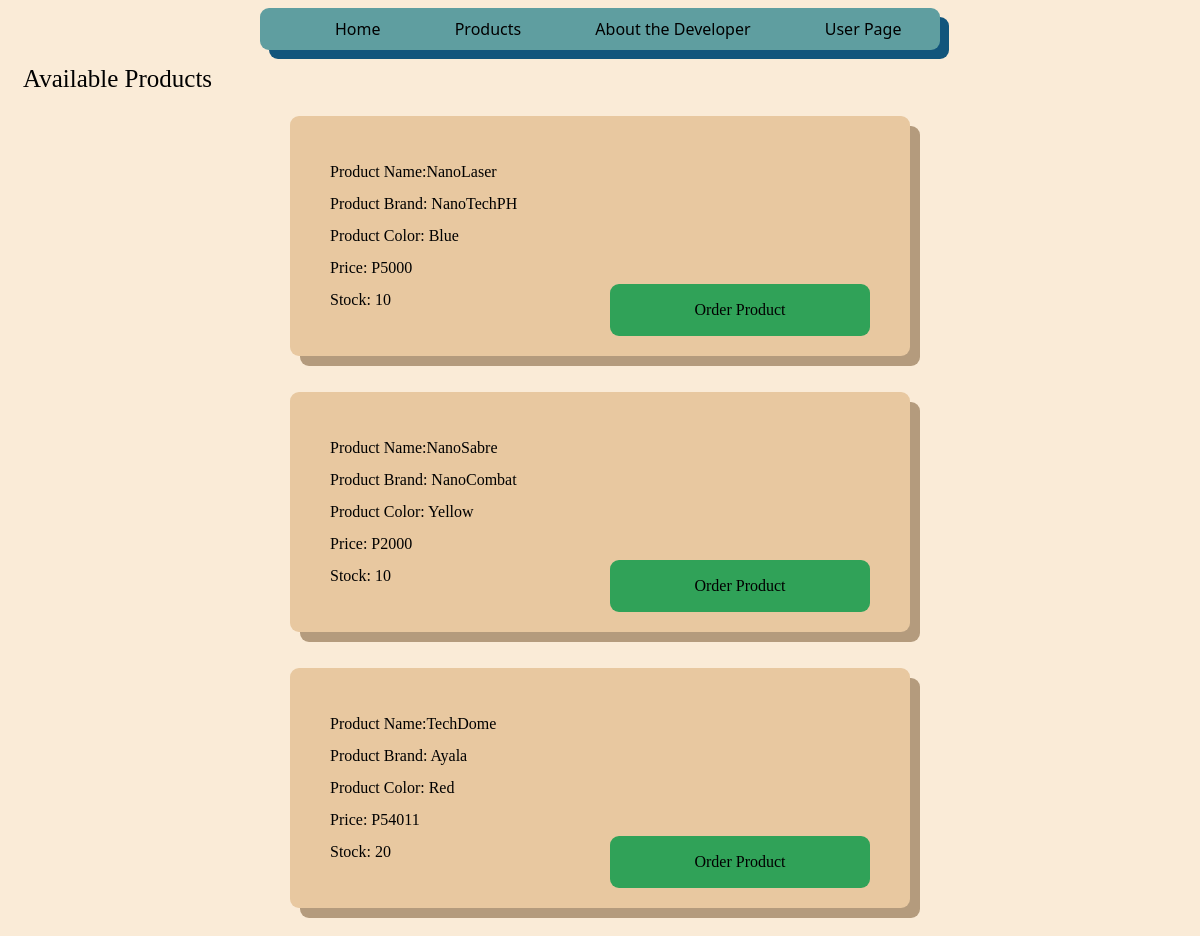
Before: /Products (signed in) with the older database file.
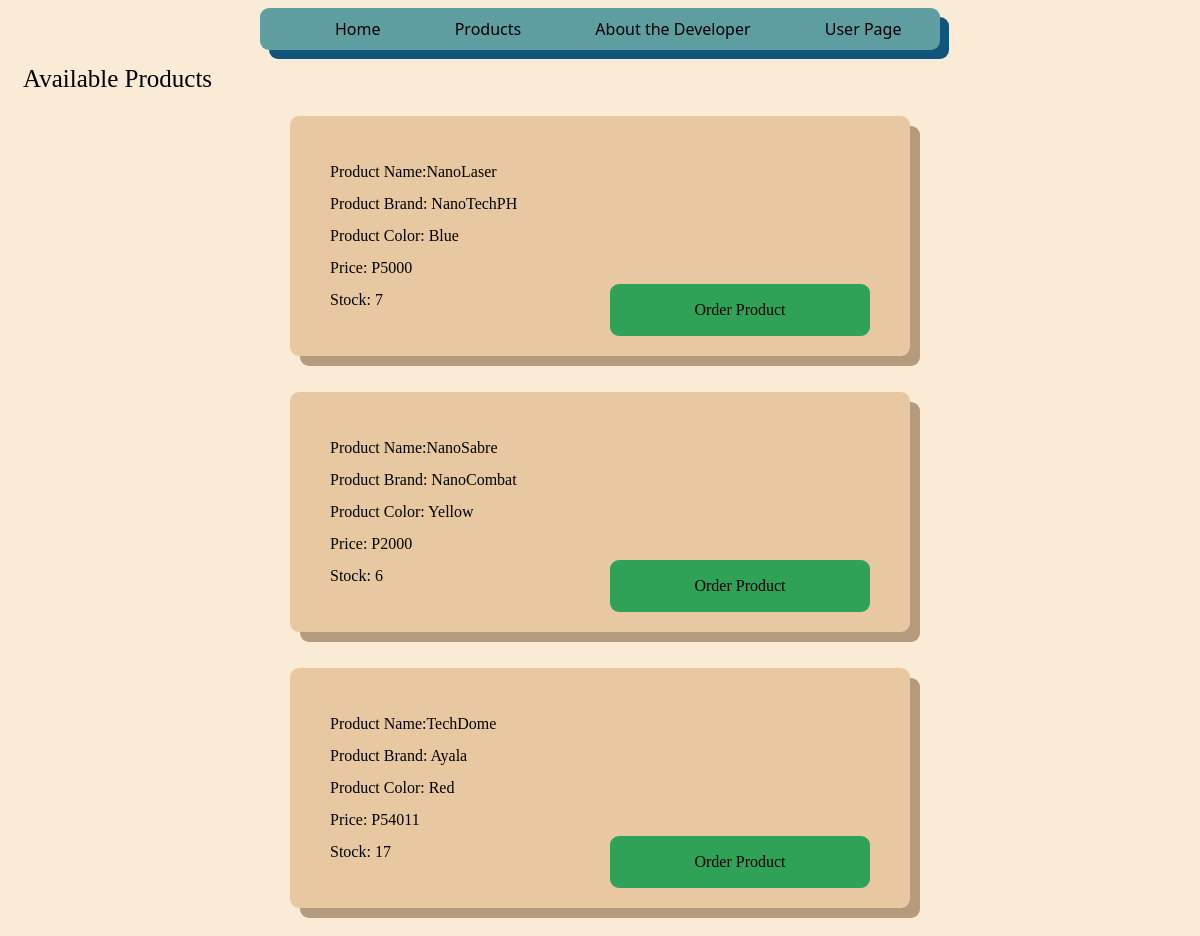
After: the same page with the newer database file.
### Inventory/models.py (models this page shows)
class Product(models.Model):
    objects = models.Manager()
    Name = models.CharField(max_length=30, unique=True)
    Brand = models.CharField(max_length=30)
    Color = models.CharField(max_length=20)
    Cost = models.CharField(max_length=10)
    Stock = models.BigIntegerField()

### Inventory/views.py (the view)
# urls.py: path('Products',views.Products, name='Products'),
def Products(request):
    User = Userperson.objects.all()
    P = Product.objects.filter(Stock__gte = 0)
    return render(request, 'Inventory/products.html',{
        'P':P,
        'User':User,
        'username' : request.session['user']
        })

### Inventory/templates/Inventory/products.html (shortened to what this page needs)
{% extends 'Inventory/base.html' %}
{% load static %}
    {% block content %}
        <div class="Largetext"> Available Products </div>
        {% for product in P %}
            {% for u in User %}
                {% if u.username == username %}
        <div class="container">
            <div class="bodytext">
                Product Name:{{product.Name}} <br>
                Product Brand: {{product.Brand}} <Br>
                Product Color: {{product.Color}} <br>
                Price: {{product.Cost}}<Br>
                Stock: {{product.Stock}}
            <a class="Button" href="{% url 'order' pk=product.pk %}" id="order"> Order Product </a>
            </div>
        </div>
        <br><Br>
                {% endif %}
            {% endfor %}
        {% endfor %}
    {% endblock %}

Changed rows visible on the page:
changed Product "NanoLaser": Stock "10" → "7"
changed Product "NanoSabre": Stock "10" → "6"
changed Product "TechDome": Stock "20" → "17"
